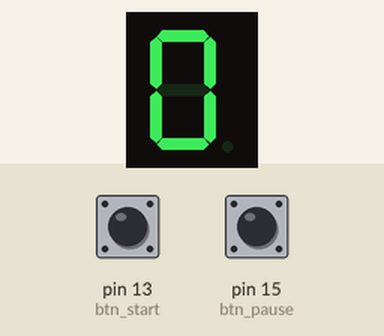
This program was run on a simulated Raspberry Pi (header pin numbers). Parts: 1-digit seven-segment display. The test bench sets the inputs (shaded band); at power-on: pin 13 (btn_start) LOW, pin 15 (btn_pause) LOW. Random numbers come from a fixed seed; the segment pins are drawn as the display they are named for; the clock reads 2024-03-15 10:24:30 at power-on unless the program sets it; what the program prints to the terminal is not drawn.

Above: at 1.2 s.
1.3 s: pin 13 (btn_start) pulled HIGH for 0.15 s
At 4.2 s:
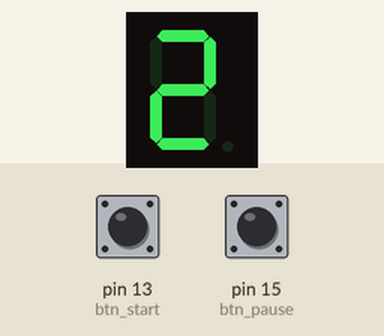
4.4 s: pin 15 (btn_pause) pulled HIGH for 0.15 s
6.0 s: pin 13 (btn_start) pulled HIGH for 1 s
At 8.8 s:
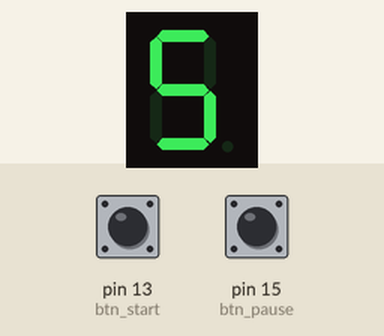
10.0 s: pin 15 (btn_pause) pulled HIGH for 3.2 s
15.5 s: pin 15 (btn_pause) pulled HIGH for 3.2 s
At 19.8 s:
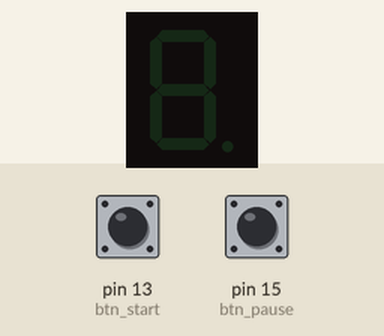
Timing chart, 0 to 21.3 s (numbered marks = the images above; inputs shaded):
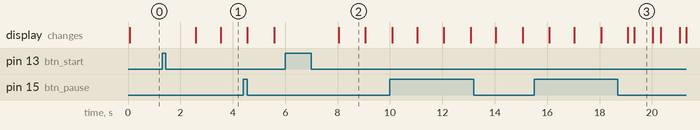

The program:

meHW.py
```python
# ==============================================================
# 樹莓派七段顯示器控制（進階版本）
# 功能：
#   1. 使用兩顆按鈕控制七段顯示器的運作
#   2. 具多種顯示模式（正數、倒數、閃爍、隨機、字母循環）
#   3. 短按與長按功能（短按控制啟動/暫停，長按切換模式或加速）
# ==============================================================
import RPi.GPIO as GPIO
import time
import random

# --------------------------------------------------------------
# GPIO 初始化設定
# --------------------------------------------------------------
GPIO.setmode(GPIO.BOARD)      # 採用實體腳位編號方式（BOARD 模式）
GPIO.setwarnings(False)       # 關閉重複警告訊息

# 七段顯示器連接腳位（依照實體腳位）
pins = [8, 10, 12, 16, 18, 22, 24]  # a,b,c,d,e,f,g 對應腳位

# --------------------------------------------------------------
# 七段顯示器各數字/字母對應的開關組合
# （1 = 點亮該段，0 = 關閉）
# 注意：若使用共陽極/共陰極不同版本，可能需反轉 0/1
# --------------------------------------------------------------
Led7 = {
    '0': [1,1,1,1,1,1,0],
    '1': [0,1,1,0,0,0,0],
    '2': [1,1,0,1,1,0,1],
    '3': [1,1,1,1,0,0,1],
    '4': [0,1,1,0,0,1,1],
    '5': [1,0,1,1,0,1,1],
    '6': [1,0,1,1,1,1,1],
    '7': [1,1,1,0,0,0,0],
    '8': [1,1,1,1,1,1,1],
    '9': [1,1,1,1,0,1,1],
    # 額外字母樣式（用於 Hex 模式）
    'A': [1,1,1,0,1,1,1],
    'b': [0,0,1,1,1,1,1],
    'C': [1,0,0,1,1,1,0],
    'd': [0,1,1,1,1,0,1],
    'E': [1,0,0,1,1,1,1],
    'F': [1,0,0,0,1,1,1],
    '-': [0,0,0,0,0,0,1],
    ' ': [0,0,0,0,0,0,0]
}

# 將所有 7 段腳位設為輸出模式
for p in pins:
    GPIO.setup(p, GPIO.OUT)
    GPIO.output(p, GPIO.LOW)

# --------------------------------------------------------------
# 按鈕設定（使用樹莓派實體腳位 13、15）
# --------------------------------------------------------------
btn_start = 13  # 「Start」按鈕腳位，控制啟動/加速
btn_pause = 15  # 「Pause」按鈕腳位，控制暫停/切換模式

# 設定按鈕為輸入並啟用下拉電阻
GPIO.setup(btn_start, GPIO.IN, pull_up_down=GPIO.PUD_DOWN)
GPIO.setup(btn_pause, GPIO.IN, pull_up_down=GPIO.PUD_DOWN)

# --------------------------------------------------------------
# 狀態變數初始化
# --------------------------------------------------------------
is_running = False  # True 表示正在執行（顯示器持續變化）
count = 0           # 當前顯示的數字
speed = 1.0         # 顯示變換速度（單位：秒）
min_speed = 0.05    # 最快速度限制
max_speed = 2.0     # 最慢速度限制

# --------------------------------------------------------------
# 用來偵測短按/長按的變數
# --------------------------------------------------------------
last_start_state = False
last_pause_state = False
last_start_time = 0
last_pause_time = 0

LONG_PRESS_TIME = 1.2  # 長按判定時間（秒）

# --------------------------------------------------------------
# 可選顯示模式列表
# --------------------------------------------------------------
modes = ['CountUp', 'CountDown', 'Blink', 'Random', 'HexCycle']
mode_index = 0  # 當前模式索引（0 表示 CountUp）

# --------------------------------------------------------------
# 函式區 — 顯示控制
# --------------------------------------------------------------
def display_char(ch):
    """
    將指定字元 ch 顯示在七段顯示器上。
    若字元不在 Led7 字典中，顯示空白。
    """
    pat = Led7.get(str(ch), Led7[' '])
    for i in range(7):
        GPIO.output(pins[i], pat[i])

def show_number(n):
    """顯示數字（自動取餘數確保 0~9）"""
    display_char(str(n % 10))

def blink_once(on=True):
    """閃爍整個七段顯示器一次（on=True 亮，False 滅）"""
    display_char('8' if on else ' ')

def cycle_hex(idx):
    """循環顯示 A~F 等字母（用於 HexCycle 模式）"""
    hex_chars = ['A','b','C','d','E','F','-',' ']
    display_char(hex_chars[idx % len(hex_chars)])

# --------------------------------------------------------------
# 按鈕事件處理函式
# --------------------------------------------------------------
def handle_short_press_start():
    """短按 Start：開始或繼續執行"""
    global is_running
    is_running = True

def handle_long_press_start():
    """長按 Start：加速（速度減半）"""
    global speed
    speed = max(min_speed, speed / 2.0)
    print("速度提升，目前速度:", speed)

def handle_short_press_pause():
    """短按 Pause：暫停顯示"""
    global is_running
    is_running = False

def handle_long_press_pause():
    """長按 Pause：切換下一個顯示模式"""
    global mode_index
    mode_index = (mode_index + 1) % len(modes)
    print("模式切換 ->", modes[mode_index])

# --------------------------------------------------------------
# 讀取按鈕並判定短按/長按（含去彈跳）
# --------------------------------------------------------------
def read_buttons_and_handle():
    global last_start_state, last_pause_state
    global last_start_time, last_pause_time

    # 讀取按鈕目前電位狀態（HIGH = 按下）
    s = GPIO.input(btn_start)
    p = GPIO.input(btn_pause)
    now = time.time()

    # ---- START 按鈕 ----
    if s and not last_start_state:
        # 剛被按下（上升沿）
        last_start_time = now
    if not s and last_start_state:
        # 剛放開（下降沿）
        dur = now - last_start_time  # 按下持續時間
        if dur >= LONG_PRESS_TIME:
            handle_long_press_start()  # 長按
        else:
            handle_short_press_start() # 短按
    last_start_state = s  # 更新狀態

    # ---- PAUSE 按鈕 ----
    if p and not last_pause_state:
        last_pause_time = now
    if not p and last_pause_state:
        dur = now - last_pause_time
        if dur >= LONG_PRESS_TIME:
            handle_long_press_pause()
        else:
            handle_short_press_pause()
    last_pause_state = p

# --------------------------------------------------------------
# 主程式迴圈
# --------------------------------------------------------------
try:
    hex_idx = 0  # 用於 HexCycle 模式的字母循環
    while True:
        # 每回圈偵測按鈕輸入
        read_buttons_and_handle()

        # 取得當前顯示模式名稱
        mode = modes[mode_index]

        # 若目前為暫停狀態，顯示目前的數字並略作等待
        if not is_running:
            display_char(str(count % 10))
            time.sleep(0.1)
            continue

        # ------------------------------------------------------
        # 根據模式執行對應動作
        # ------------------------------------------------------
        if mode == 'CountUp':       # 正向計數模式
            show_number(count)
            count += 1
            time.sleep(speed)

        elif mode == 'CountDown':   # 反向計數模式
            show_number(count)
            count -= 1
            time.sleep(speed)

        elif mode == 'Blink':       # 閃爍模式
            blink_once(True)
            time.sleep(0.25)
            blink_once(False)
            time.sleep(max(0.05, speed - 0.25))

        elif mode == 'Random':      # 隨機數字模式
            r = random.randint(0,9)
            show_number(r)
            time.sleep(speed)

        elif mode == 'HexCycle':    # 顯示字母循環 A~F
            cycle_hex(hex_idx)
            hex_idx += 1
            time.sleep(max(0.2, speed/2.0))

        # 防止數字過大導致溢位，保持在合理範圍
        if count >= 1000 or count <= -1000:
            count = count % 10

# --------------------------------------------------------------
# 鍵盤中斷處理（Ctrl + C 停止）
# --------------------------------------------------------------
except KeyboardInterrupt:
    pass

# --------------------------------------------------------------
# 結束前清除 GPIO 設定，讓腳位恢復安全狀態
# --------------------------------------------------------------
finally:
    GPIO.cleanup()
```

Measured:
- after the input at 1.3 s, the display: first changes after 1.3 s (image 1 shows a later state)
- after the input at 6.0 s, the display: changes after 2.0 s (image 2)
- what the display in image 2 shows lasts 1.1 s, from 8.0 s to 9.1 s
- what the display in image 3 shows lasts 0.7 s, from 19.3 s to 20.0 s
